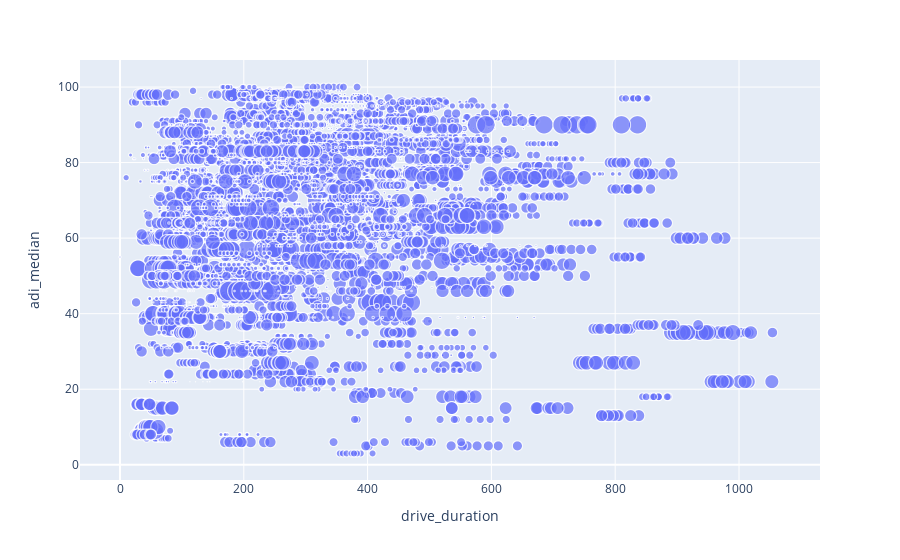

The notebook cell saved with this chart:
### Code cell
# px.scatter(df, x='drive_duration', y='adi_median', trendline='ols', hover_data=['zip5'])
px.scatter(df.dropna(subset=['population']), x='drive_duration', y='adi_median', size='population', hover_data=['zip5'])

### Figure 1 — Plotly figure (JSON) as saved in the notebook; plotly's stock layout.template omitted (floating-point values rounded to 4 significant figures; data arrays with more than 128 entries replaced by an {"elided": "..."} marker saying what was removed)
{"data": [{"customdata": {"elided": "5786x1 str values"}, "hovertemplate": "drive_duration=%{x}<br>adi_median=%{y}<br>population=%{marker.size}<br>zip5=%{customdata[0]}<extra></extra>", "legendgroup": "", "marker": {"color": "#636efa", "size": {"elided": "5786 int values"}, "sizemode": "area", "sizeref": 186.9, "symbol": "circle"}, "mode": "markers", "name": "", "showlegend": false, "type": "scattergl", "x": {"elided": "5786 int values"}, "xaxis": "x", "y": {"elided": "5786 float values"}, "yaxis": "y"}], "layout": {"legend": {"itemsizing": "constant", "tracegroupgap": 0}, "margin": {"t": 60}, "xaxis": {"anchor": "y", "domain": [0, 1], "title": {"text": "drive_duration"}}, "yaxis": {"anchor": "x", "domain": [0, 1], "title": {"text": "adi_median"}}}}
